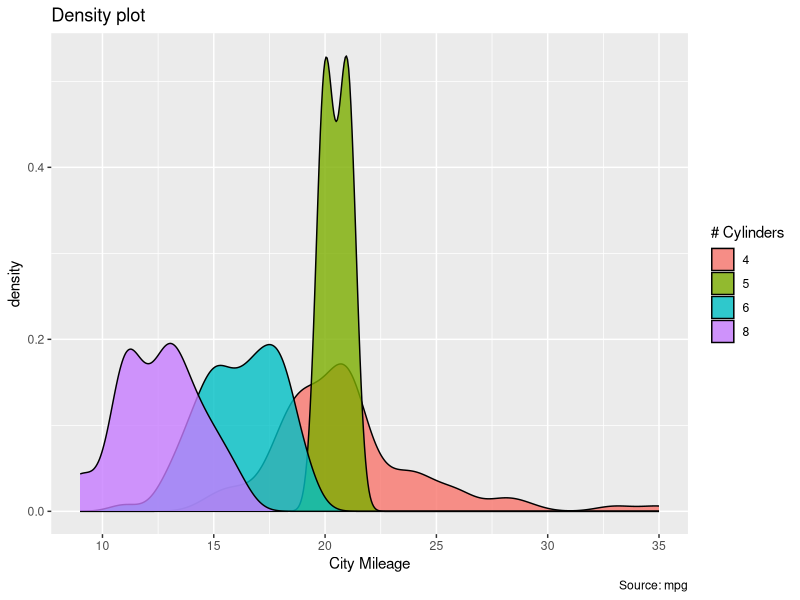

Write R code to recreate this figure.
## ---- chunk 1
library(ggplot2)

## Plot
g <- ggplot(mpg, aes(cty))
g + geom_density(aes(fill=factor(cyl)), alpha=0.8) + 
    labs(title="Density plot", caption="Source: mpg", 
         x="City Mileage", fill="# Cylinders")
